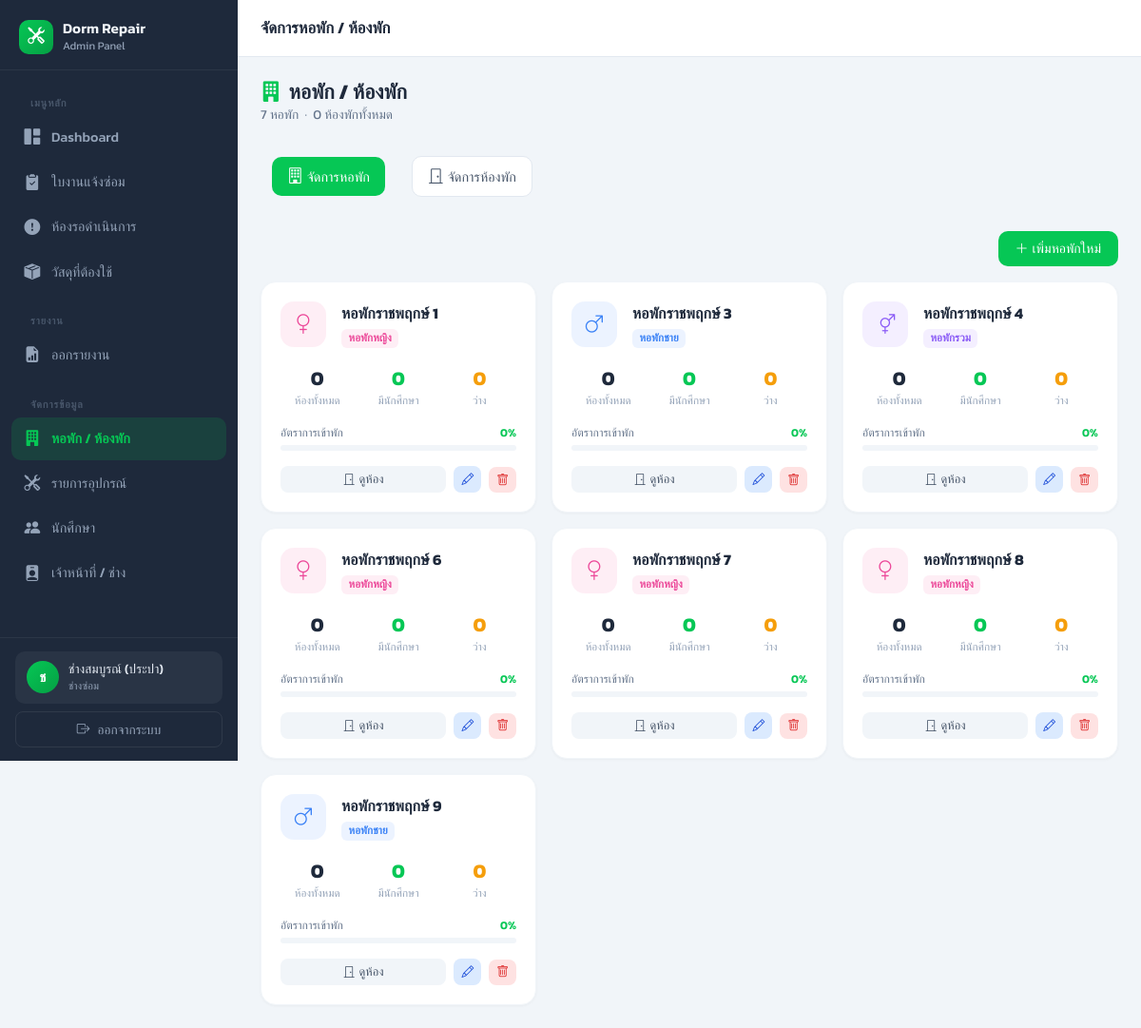
Page /admin/dorms.php (signed in) on the committed database.
### tables this page shows
CREATE TABLE dorms (
    id INT AUTO_INCREMENT PRIMARY KEY,
    name VARCHAR(100) NOT NULL,
    dorm_type ENUM('หอพักชาย', 'หอพักหญิง', 'หอพักรวม') NOT NULL,
    created_at TIMESTAMP DEFAULT CURRENT_TIMESTAMP
);

### admin/dorms.php (the view, shortened to what this page needs)
<?php
require_once '../connect.php';
$activeTab    = $_GET['tab'] ?? 'dorms';
$selectedDorm = (int)($_GET['dorm_id'] ?? 0);
$dorms = $pdo->query("
    SELECT d.*, d.dorm_type,
           COUNT(r.id) AS room_count,
           SUM(CASE WHEN s.student_id IS NOT NULL THEN 1 ELSE 0 END) AS occupied_count
    FROM dorms d
    LEFT JOIN rooms r ON d.id = r.dorm_id
    LEFT JOIN students s ON r.id = s.room_id
    GROUP BY d.id
    ORDER BY d.id ASC
")->fetchAll();
include 'includes/header.php';
?>
<div class="page-header">
    <div>
        <h2><i class="bi bi-building-fill me-2" style="color:#06C755;"></i>หอพัก / ห้องพัก</h2>
        <p class="page-desc">
            <?= count($dorms) ?> หอพัก &nbsp;·&nbsp;
            <?= array_sum(array_column($dorms, 'room_count')) ?> ห้องพักทั้งหมด
        </p>
    </div>
</div>
<ul class="nav nav-pills mb-4 gap-1" style="border-bottom:none;">
    <li class="nav-item">
        <a class="nav-link <?= $activeTab === 'dorms' ? 'active' : '' ?>"
           href="?tab=dorms"
           style="<?= $activeTab === 'dorms' ? 'background:#06C755;' : 'background:white;color:#475569;border:1.5px solid #e2e8f0;' ?> border-radius:10px;font-size:0.9rem;font-weight:500;">
            <i class="bi bi-building me-1"></i>จัดการหอพัก
        </a>
    </li>
    <li class="nav-item">
        <a class="nav-link <?= $activeTab === 'rooms' ? 'active' : '' ?>"
           href="?tab=rooms<?= $selectedDorm ? '&dorm_id=' . $selectedDorm : '' ?>"
           style="<?= $activeTab === 'rooms' ? 'background:#06C755;' : 'background:white;color:#475569;border:1.5px solid #e2e8f0;' ?> border-radius:10px;font-size:0.9rem;font-weight:500;">
            <i class="bi bi-door-closed me-1"></i>จัดการห้องพัก
        </a>
    </li>
</ul>
<?php if ($activeTab === 'dorms'): ?>
<div class="d-flex justify-content-end mb-3">
    <button class="btn btn-sm" style="background:#06C755;color:white;border:none;border-radius:10px;padding:8px 18px;"
            onclick="openAddDormModal()">
        <i class="bi bi-plus-lg me-1"></i>เพิ่มหอพักใหม่
    </button>
</div>
<div class="row g-3">
    <?php foreach ($dorms as $d): ?>
    <?php
    $typeIcon  = ['หอพักชาย' => 'bi-gender-male', 'หอพักหญิง' => 'bi-gender-female', 'หอพักรวม' => 'bi-gender-ambiguous'][$d['dorm_type']] ?? 'bi-building';
    $typeColor = ['หอพักชาย' => '#3b82f6', 'หอพักหญิง' => '#ec4899', 'หอพักรวม' => '#8b5cf6'][$d['dorm_type']] ?? '#64748b';
    $occupancy = $d['room_count'] > 0 ? round($d['occupied_count'] / $d['room_count'] * 100) : 0;
    ?>
    <div class="col-12 col-md-6 col-lg-4">
        <div class="panel mb-0">
            <div class="panel-body">
                <div class="d-flex align-items-start gap-3 mb-3">
                    <div style="width:48px;height:48px;border-radius:14px;background:<?= $typeColor ?>18;display:flex;align-items:center;justify-content:center;font-size:1.3rem;color:<?= $typeColor ?>;flex-shrink:0;">
                        <i class="bi <?= $typeIcon ?>"></i>
                    </div>
                    <div class="flex-fill">
                        <div style="font-weight:700;font-size:1rem;color:#1e293b;"><?= htmlspecialchars($d['name']) ?></div>
                        <span class="badge" style="background:<?= $typeColor ?>18;color:<?= $typeColor ?>;font-size:0.72rem;border-radius:6px;">
                            <?= htmlspecialchars($d['dorm_type']) ?>
                        </span>
                    </div>
                </div>
                <div class="row g-2 mb-3 text-center">
                    <div class="col-4">
                        <div style="font-size:1.3rem;font-weight:700;color:#1e293b;"><?= $d['room_count'] ?></div>
                        <div style="font-size:0.72rem;color:#94a3b8;">ห้องทั้งหมด</div>
                    </div>
                    <div class="col-4">
                        <div style="font-size:1.3rem;font-weight:700;color:#06C755;"><?= $d['occupied_count'] ?></div>
                        <div style="font-size:0.72rem;color:#94a3b8;">มีนักศึกษา</div>
                    </div>
                    <div class="col-4">
                        <div style="font-size:1.3rem;font-weight:700;color:#f59e0b;"><?= $d['room_count'] - $d['occupied_count'] ?></div>
                        <div style="font-size:0.72rem;color:#94a3b8;">ว่าง</div>
                    </div>
                </div>
                <div class="mb-3">
                    <div class="d-flex justify-content-between mb-1">
                        <span style="font-size:0.75rem;color:#64748b;">อัตราการเข้าพัก</span>
                        <span style="font-size:0.75rem;font-weight:600;color:#06C755;"><?= $occupancy ?>%</span>
                    </div>
                    <div style="height:6px;background:#f1f5f9;border-radius:3px;overflow:hidden;">
                    </div>
                </div>
                <div class="d-flex gap-2">
                    <a href="?tab=rooms&dorm_id=<?= $d['id'] ?>"
                       class="btn btn-sm flex-fill" style="background:#f1f5f9;color:#475569;border:none;font-size:0.8rem;border-radius:8px;">
                        <i class="bi bi-door-closed me-1"></i>ดูห้อง
                    </a>
                    <button class="btn btn-sm" style="background:#dbeafe;color:#1d4ed8;border:none;font-size:0.8rem;border-radius:8px;"
                            onclick="openEditDormModal(<?= htmlspecialchars(json_encode($d)) ?>)">
                        <i class="bi bi-pencil"></i>
                    </button>
                    <form method="POST" style="margin:0;" onsubmit="return confirmDeleteDorm(event, '<?= htmlspecialchars($d['name']) ?>', <?= $d['room_count'] ?>)">
                        <button type="submit" class="btn btn-sm" style="background:#fee2e2;color:#dc2626;border:none;font-size:0.8rem;border-radius:8px;">
                            <i class="bi bi-trash"></i>
                        </button>
                    </form>
                </div>
            </div>
        </div>
    </div>
    <?php endforeach; ?>
</div>
<?php endif; ?>
<?php
include 'includes/footer.php';
?>

### admin/includes/header.php (style rules this page uses)
:root { --primary: #06C755; --primary-dark: #05a044; --sidebar-bg: #1e293b; --sidebar-hover: #0f172a; --sidebar-active: rgba(6, 199, 85, 0.15); --sidebar-text: #94a3b8; --sidebar-text-active: #06C755; --sidebar-width: 250px; --topbar-height: 60px; }
* { box-sizing: border-box; }
body { font-family: 'Kanit', sans-serif; background-color: #f1f5f9; color: #334155; margin: 0; padding: 0; }
.nav-item { display: flex; align-items: center; gap: 10px; padding: 10px 12px; border-radius: 10px; color: var(--sidebar-text); text-decoration: none; font-size: 0.9rem; font-weight: 500; margin-bottom: 2px; transition: all 0.2s ease; }
.nav-item i { font-size: 1.05rem; width: 20px; text-align: center; flex-shrink: 0; }
.page-header { display: flex; align-items: center; justify-content: space-between; margin-bottom: 24px; flex-wrap: wrap; gap: 12px; }
.page-header h2 { font-size: 1.35rem; font-weight: 700; color: #1e293b; margin: 0; }
.page-header .page-desc { font-size: 0.85rem; color: #64748b; margin: 0; }
.panel { background: white; border-radius: 16px; border: 1px solid #f1f5f9; box-shadow: 0 1px 3px rgba(0,0,0,0.04); margin-bottom: 24px; overflow: hidden; }
.panel-body { padding: 20px; }

### rows in the picture
dorms: name "หอพักราชพฤกษ์ 1", dorm_type "หอพักหญิง", room_count "0", occupied_count "0", occupancy "0"
dorms: name "หอพักราชพฤกษ์ 3", dorm_type "หอพักชาย", room_count "0", occupied_count "0", occupancy "0"
dorms: name "หอพักราชพฤกษ์ 4", dorm_type "หอพักรวม", room_count "0", occupied_count "0", occupancy "0"
dorms: name "หอพักราชพฤกษ์ 6", dorm_type "หอพักหญิง", room_count "0", occupied_count "0", occupancy "0"
dorms: name "หอพักราชพฤกษ์ 7", dorm_type "หอพักหญิง", room_count "0", occupied_count "0", occupancy "0"
dorms: name "หอพักราชพฤกษ์ 8", dorm_type "หอพักหญิง", room_count "0", occupied_count "0", occupancy "0"
dorms: name "หอพักราชพฤกษ์ 9", dorm_type "หอพักชาย", room_count "0", occupied_count "0", occupancy "0"

### other values in the picture
mb_substr($_SESSION['admin_name'] ?? 'A', 0, 1) "ช"
$_SESSION['admin_name'] "ช่างสมบูรณ์ (ประปา)"
$page_title "จัดการหอพัก / ห้องพัก"
count($dorms) "7"
array_sum(array_column($dorms, 'room_count')) "0"
